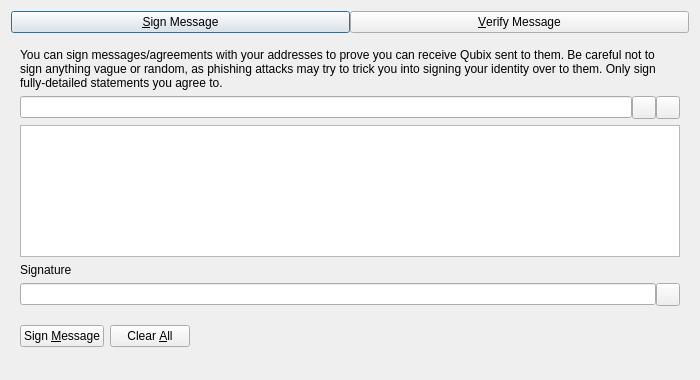
<?xml version="1.0" encoding="UTF-8"?>
<ui version="4.0">
 <class>SignVerifyMessageDialog</class>
 <widget class="QDialog" name="SignVerifyMessageDialog">
  <property name="geometry">
   <rect>
    <x>0</x>
    <y>0</y>
    <width>700</width>
    <height>380</height>
   </rect>
  </property>
  <property name="windowTitle">
   <string>Signatures - Sign / Verify a Message</string>
  </property>
  <property name="modal">
   <bool>true</bool>
  </property>
  <layout class="QVBoxLayout" name="verticalLayout">
   <item>
    <layout class="QHBoxLayout" name="horizontalLayout_Buttons_2">
     <property name="spacing">
      <number>0</number>
     </property>
     <property name="topMargin">
      <number>0</number>
     </property>
     <item>
      <widget class="QPushButton" name="btnSignMessage">
       <property name="text">
        <string>&amp;Sign Message</string>
       </property>
       <property name="checkable">
        <bool>true</bool>
       </property>
      </widget>
     </item>
     <item>
      <widget class="QPushButton" name="btnVerifyMessage">
       <property name="text">
        <string>&amp;Verify Message</string>
       </property>
       <property name="checkable">
        <bool>true</bool>
       </property>
      </widget>
     </item>
    </layout>
   </item>
   <item>
    <widget class="QStackedWidget" name="stackedWidgetSig">
     <property name="minimumSize">
      <size>
       <width>0</width>
       <height>0</height>
      </size>
     </property>
     <property name="currentIndex">
      <number>0</number>
     </property>
     <widget class="QWidget" name="pageSignMessage">
      <layout class="QVBoxLayout" name="verticalLayout_SM">
       <item>
        <widget class="QLabel" name="infoLabel_SM">
         <property name="text">
          <string>You can sign messages/agreements with your addresses to prove you can receive Qubix sent to them. Be careful not to sign anything vague or random, as phishing attacks may try to trick you into signing your identity over to them. Only sign fully-detailed statements you agree to.</string>
         </property>
         <property name="textFormat">
          <enum>Qt::PlainText</enum>
         </property>
         <property name="wordWrap">
          <bool>true</bool>
         </property>
        </widget>
       </item>
       <item>
        <layout class="QHBoxLayout" name="horizontalLayout_1_SM">
         <property name="spacing">
          <number>0</number>
         </property>
         <item>
          <widget class="QValidatedLineEdit" name="addressIn_SM">
           <property name="toolTip">
            <string>The Qubix address to sign the message with</string>
           </property>
          </widget>
         </item>
         <item>
          <widget class="QToolButton" name="addressBookButton_SM">
           <property name="toolTip">
            <string>Choose previously used address</string>
           </property>
           <property name="text">
            <string/>
           </property>
           <property name="shortcut">
            <string>Alt+A</string>
           </property>
          </widget>
         </item>
         <item>
          <widget class="QToolButton" name="pasteButton_SM">
           <property name="toolTip">
            <string>Paste address from clipboard</string>
           </property>
           <property name="text">
            <string/>
           </property>
           <property name="shortcut">
            <string>Alt+P</string>
           </property>
          </widget>
         </item>
        </layout>
       </item>
       <item>
        <widget class="QPlainTextEdit" name="messageIn_SM">
         <property name="toolTip">
          <string>Enter the message you want to sign here</string>
         </property>
        </widget>
       </item>
       <item>
        <widget class="QLabel" name="signatureLabel_SM">
         <property name="text">
          <string>Signature</string>
         </property>
         <property name="textFormat">
          <enum>Qt::PlainText</enum>
         </property>
        </widget>
       </item>
       <item>
        <layout class="QHBoxLayout" name="horizontalLayout_2_SM">
         <property name="spacing">
          <number>0</number>
         </property>
         <item>
          <widget class="QLineEdit" name="signatureOut_SM">
           <property name="readOnly">
            <bool>true</bool>
           </property>
          </widget>
         </item>
         <item>
          <widget class="QToolButton" name="copySignatureButton_SM">
           <property name="toolTip">
            <string>Copy the current signature to the system clipboard</string>
           </property>
           <property name="text">
            <string/>
           </property>
          </widget>
         </item>
        </layout>
       </item>
       <item>
        <layout class="QHBoxLayout" name="horizontalLayout_3_SM">
         <item>
          <widget class="QPushButton" name="signMessageButton_SM">
           <property name="toolTip">
            <string>Sign the message to prove you own this Qubix address</string>
           </property>
           <property name="text">
            <string>Sign &amp;Message</string>
           </property>
           <property name="autoDefault">
            <bool>false</bool>
           </property>
          </widget>
         </item>
         <item>
          <widget class="QPushButton" name="clearButton_SM">
           <property name="toolTip">
            <string>Reset all sign message fields</string>
           </property>
           <property name="text">
            <string>Clear &amp;All</string>
           </property>
           <property name="autoDefault">
            <bool>false</bool>
           </property>
          </widget>
         </item>
         <item>
          <spacer name="horizontalSpacer_1_SM">
           <property name="orientation">
            <enum>Qt::Horizontal</enum>
           </property>
           <property name="sizeHint" stdset="0">
            <size>
             <width>40</width>
             <height>48</height>
            </size>
           </property>
          </spacer>
         </item>
         <item>
          <widget class="QLabel" name="statusLabel_SM">
           <property name="text">
            <string/>
           </property>
           <property name="wordWrap">
            <bool>true</bool>
           </property>
          </widget>
         </item>
         <item>
          <spacer name="horizontalSpacer_2_SM">
           <property name="orientation">
            <enum>Qt::Horizontal</enum>
           </property>
           <property name="sizeHint" stdset="0">
            <size>
             <width>40</width>
             <height>48</height>
            </size>
           </property>
          </spacer>
         </item>
        </layout>
       </item>
      </layout>
     </widget>
     <widget class="QWidget" name="pageVerifyMessage">
      <layout class="QVBoxLayout" name="verticalLayout_VM">
       <item>
        <widget class="QLabel" name="infoLabel_VM">
         <property name="text">
          <string>Enter the receiver's address, message (ensure you copy line breaks, spaces, tabs, etc. exactly) and signature below to verify the message. Be careful not to read more into the signature than what is in the signed message itself, to avoid being tricked by a man-in-the-middle attack. Note that this only proves the signing party receives with the address, it cannot prove sendership of any transaction!</string>
         </property>
         <property name="textFormat">
          <enum>Qt::PlainText</enum>
         </property>
         <property name="alignment">
          <set>Qt::AlignLeading|Qt::AlignLeft|Qt::AlignTop</set>
         </property>
         <property name="wordWrap">
          <bool>true</bool>
         </property>
        </widget>
       </item>
       <item>
        <layout class="QHBoxLayout" name="horizontalLayout_1_VM">
         <property name="spacing">
          <number>0</number>
         </property>
         <item>
          <widget class="QValidatedLineEdit" name="addressIn_VM">
           <property name="toolTip">
            <string>The Qubix address the message was signed with</string>
           </property>
          </widget>
         </item>
         <item>
          <widget class="QToolButton" name="addressBookButton_VM">
           <property name="toolTip">
            <string>Choose previously used address</string>
           </property>
           <property name="text">
            <string/>
           </property>
           <property name="shortcut">
            <string>Alt+A</string>
           </property>
          </widget>
         </item>
        </layout>
       </item>
       <item>
        <widget class="QPlainTextEdit" name="messageIn_VM"/>
       </item>
       <item>
        <widget class="QValidatedLineEdit" name="signatureIn_VM"/>
       </item>
       <item>
        <layout class="QHBoxLayout" name="horizontalLayout_2_VM">
         <item>
          <widget class="QPushButton" name="verifyMessageButton_VM">
           <property name="toolTip">
            <string>Verify the message to ensure it was signed with the specified Qubix address</string>
           </property>
           <property name="text">
            <string>Verify &amp;Message</string>
           </property>
           <property name="autoDefault">
            <bool>false</bool>
           </property>
          </widget>
         </item>
         <item>
          <widget class="QPushButton" name="clearButton_VM">
           <property name="toolTip">
            <string>Reset all verify message fields</string>
           </property>
           <property name="text">
            <string>Clear &amp;All</string>
           </property>
           <property name="autoDefault">
            <bool>false</bool>
           </property>
          </widget>
         </item>
         <item>
          <spacer name="horizontalSpacer_1_VM">
           <property name="orientation">
            <enum>Qt::Horizontal</enum>
           </property>
           <property name="sizeHint" stdset="0">
            <size>
             <width>40</width>
             <height>48</height>
            </size>
           </property>
          </spacer>
         </item>
         <item>
          <widget class="QLabel" name="statusLabel_VM">
           <property name="text">
            <string/>
           </property>
           <property name="wordWrap">
            <bool>true</bool>
           </property>
          </widget>
         </item>
         <item>
          <spacer name="horizontalSpacer_2_VM">
           <property name="orientation">
            <enum>Qt::Horizontal</enum>
           </property>
           <property name="sizeHint" stdset="0">
            <size>
             <width>40</width>
             <height>48</height>
            </size>
           </property>
          </spacer>
         </item>
        </layout>
       </item>
      </layout>
     </widget>
    </widget>
   </item>
  </layout>
 </widget>
 <customwidgets>
  <customwidget>
   <class>QValidatedLineEdit</class>
   <extends>QLineEdit</extends>
   <header>qt/qvalidatedlineedit.h</header>
  </customwidget>
 </customwidgets>
 <resources>
  <include location="../qubix.qrc"/>
 </resources>
 <connections/>
</ui>
